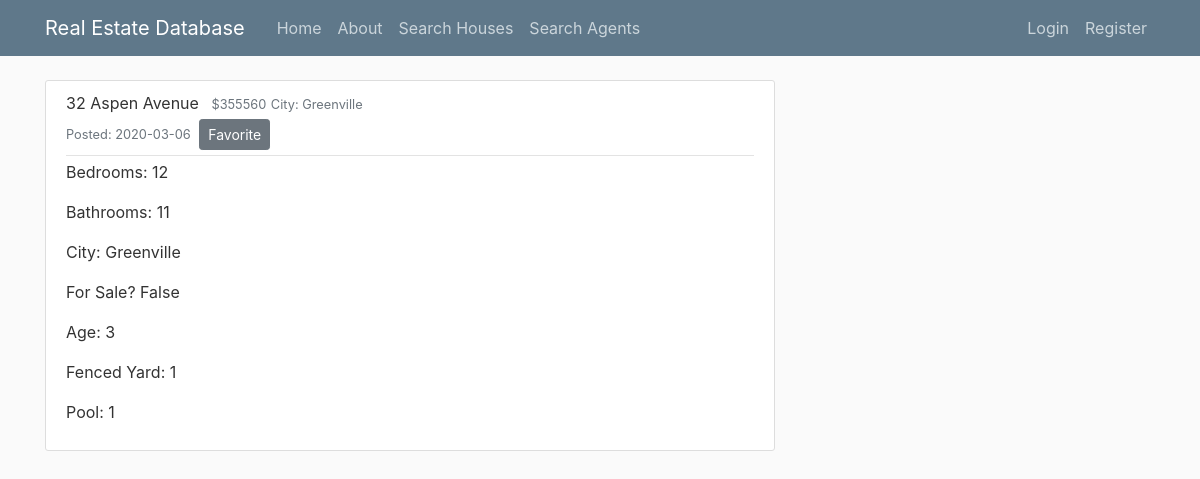
Screenshot of /house/0 with the database file from the repository.
### RealestateSite/models.py (models this page shows, shortened)
class Houses(db.Model):
    houseID = db.Column(db.Integer, primary_key=True)
    date_posted = db.Column(db.DateTime, nullable=False, default=datetime.utcnow)
    saleStatus = db.Column(db.Boolean, nullable=False)
    price = db.Column(db.Integer, nullable=False)
    numberBedrooms = db.Column(db.Integer, nullable=False)
    numberBathrooms = db.Column(db.Integer, nullable=False)
    sizeSqft = db.Column(db.Integer, nullable=False)
    address = db.Column(db.String(50), unique=True, nullable=False)
    city = db.Column(db.String(25), nullable=False)
    canTour = db.Column(db.Boolean, nullable=False)
    age = db.Column(db.Integer, nullable=False)
    fencedYard = db.Column(db.Integer, nullable=False)
    pool = db.Column(db.Integer, nullable=False)
    favorite = db.relationship('Favorites', cascade="all,delete", backref='houses')
    owner = db.relationship('Sellers', cascade="all,delete", backref='houses')

### RealestateSite/routes.py (the view)
@app.route("/house/<int:houseID>")
def house(houseID):
    houseDet = Houses.query.get_or_404(houseID)
    return render_template('houseDetails.html', title=houseDet.address, house=houseDet)

### RealestateSite/templates/houseDetails.html (shortened to what this page needs)
{% extends "layout.html" %}
{% block content %}
    <article class="m879edia content-section">
      <div class="media-body">
        <div class="article-metadata">
          <a class="mr-2">{{ house.address }}</a>
          <small class="text-muted">${{ house.price }}</small>
            <small class="text-muted"> City: {{ house.city }}</small>
        <div>
            <small class="text-muted">Posted: {{ house.date_posted.strftime('%Y-%m-%d') }}</small>
            <a  class="btn btn-secondary btn-sm m-1" href="{{ url_for('addFavorite', houseID=house.houseID)}}">Favorite</a>
        </div>
        </div>
          <p class="article-content"> Bedrooms: {{ house.numberBedrooms }}</p>
          <p class="article-content"> Bathrooms: {{ house.numberBathrooms }}</p>
          <p class="article-content"> City: {{ house.city }}</p>
          <p class="article-content"> For Sale? {{ house.saleStatus }}</p>
          <p class="article-content"> Age: {{ house.age }}</p>
          <p class="article-content"> Fenced Yard: {{ house.fencedYard }}</p>
          <p class="article-content"> Pool: {{ house.pool }}</p>
      </div>
    </article>
{% endblock content %}

### RealestateSite/templates/layout.html (shortened to what this page needs)
<!DOCTYPE html>
<html>
<head>
    <link rel="stylesheet" href="https://maxcdn.bootstrapcdn.com/bootstrap/4.0.0/css/bootstrap.min.css">
    <link rel="stylesheet" type="text/css" href="{{ url_for('static', filename='main.css') }}">
</head>
<body>
    <header class="site-header">
      <nav class="navbar navbar-expand-md navbar-dark bg-steel fixed-top">
        <div class="container">
          <a class="navbar-brand mr-4" href="/">Real Estate Database</a>
          <div class="collapse navbar-collapse" id="navbarToggle">
            <div class="navbar-nav mr-auto">
              <a class="nav-item nav-link" href="{{ url_for('home') }}">Home</a>
              <a class="nav-item nav-link" href="{{ url_for('about') }}">About</a>
                <a class="nav-item nav-link" href="{{ url_for('searchHouses') }}">Search Houses</a>
                <a class="nav-item nav-link" href="{{ url_for('searchAgents') }}">Search Agents</a>
            </div>
            <div class="navbar-nav">
              {% if current_user.is_authenticated %}
                {% if current_user.userRole == 1 or current_user.userRole == 2 %}
                    <a class="nav-item nav-link" href="{{ url_for('favorites') }}">Favorites</a>
                    <a class="nav-item nav-link" href="{{ url_for('account') }}">Account</a>
                {% endif %}
                {% if current_user.userRole == 4 %}
                    <a class="nav-item nav-link" href="{{ url_for('viewClients') }}">Clients</a>
                    <a class="nav-item nav-link" href="{{ url_for('account') }}">Account</a>
                <a class="nav-item nav-link" href="{{ url_for('favorites') }}">Favorites</a>
                {% endif %}
                {% if current_user.userRole == 5 %}
                    <a class="nav-item nav-link" href="{{ url_for('newHouse') }}">Add House</a>
                    <a class="nav-item nav-link" href="{{ url_for('compareBranches') }}">Compare Branches</a>
                {% endif %}
                <a class="nav-item nav-link" href="{{ url_for('logout') }}">Logout</a>
              {% else %}
                <a class="nav-item nav-link" href="{{ url_for('login') }}">Login</a>
                <a class="nav-item nav-link" href="{{ url_for('register') }}">Register</a>
              {% endif %}
            </div>
          </div>
        </div>
      </nav>
    </header>
    <main role="main" class="container">
      <div class="row">
        <div class="col-md-8">
          {% block content %}{% endblock %}
        </div>
      </div>
    </main>
</body>
</html>

### RealestateSite/static/main.css (style rules this page uses)
body { background: #fafafa; color: #333333; margin-top: 5rem; }
.bg-steel { background-color: #5f788a; }
.site-header .navbar-nav .nav-link { color: #cbd5db; }
.content-section { background: #ffffff; padding: 10px 20px; border: 1px solid #dddddd; border-radius: 3px; margin-bottom: 20px; }
.article-content { white-space: pre-line; }
.article-metadata { padding-bottom: 1px; margin-bottom: 4px; border-bottom: 1px solid #e3e3e3 }

### rows the page displays
Houses: address "32 Aspen Avenue", price "355560", city "Greenville", date_posted "2020-03-06", numberBedrooms "12", numberBathrooms "11", saleStatus "False", age "3", fencedYard "1", pool "1"
